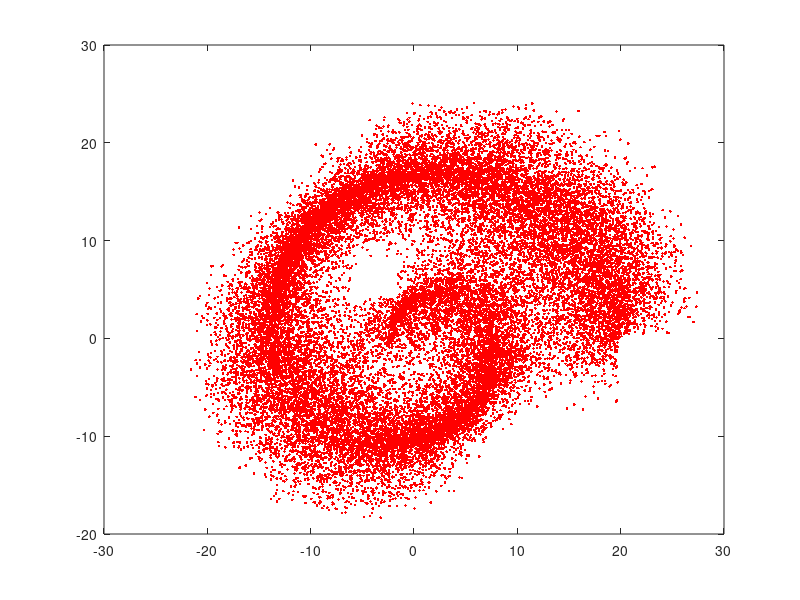

Write the MATLAB code that produced this figure. (Note: this script raises an error after producing the figure.)
clear all;
close all;
%%
%%%%%%%%%%%%%%%%%%%%%%%%%%%%%%%%%%%%%%%%%%%%%%%%%%%%%%%%%%%%%%%%%%%%%%%%%%%%%%%%
N = 30000;
NS = 1;
% spiral data set
theta = sqrt(rand(N,1)) * 3 * pi;
psi = 8 * (2 * rand(N,1) -1);
r_a = 2 * theta + 1;
pts = [];
for i = 0:NS-1;
data_a = [cos(pi - theta + 2 * pi * i / NS) .* r_a,...
          sin(pi - theta + 2 * pi * i / NS) .* r_a];
x_a = data_a + 1 * psi .* rand(N,2);
pts = [pts; x_a];
axis square;
axis tight;
end
plot(pts(:,1),pts(:,2),'r.')
%%
%%%%%%%%%%%%%%%%%%%%%%%%%%%%%%%%%%%%%%%%%%%%%%%%%%%%%%%%%%%%%%%%%%%%%%%%%%%%%%%%
tic
[T, I] = MEXsampletBasis(pts', 5, 10);
toc
Q = sparse(T(:,1), T(:,2), T(:,3));
clear T;
%%%%%%%%%%%%%%%%%%%%%%%%%%%%%%%%%%%%%%%%%%%%%%%%%%%%%%%%%%%%%%%%%%%%%%%%%%%%%%%%
Qerror = norm(Q * Q' - speye(size(Q)), 'fro') / norm(speye(size(Q)), 'fro')
%%
%%%%%%%%%%%%%%%%%%%%%%%%%%%%%%%%%%%%%%%%%%%%%%%%%%%%%%%%%%%%%%%%%%%%%%%%%%%%%%%
% clf
% colormap('parula')
% invI = I;
% invI(I) = [1:length(I)]'; 
% for i = 1:40
%     figure(1);
%     clf;
%     samplet = Q(i,invI);
%     scatter3(pts(:,1),pts(:,2),samplet, 2 * ones(size(samplet)),samplet)
%     view(-55,50)
%     axis([-22 28 -19 25 -0.06 0.06])
%     caxis([-0.06 0.06])
%     %axis tight
%     %axis off
%     %set(gca,'fontsize',20)
%     set(gca,'ZTick',[-0.06:0.03:0.06])
%     set(gca,'XTickLabel',[])
%     set(gca,'YTickLabel',[])
%     set(gca,'ZTickLabel',[])
%     saveas(gcf,sprintf('samplet%d.png', i-1),'png');
% end
%%
%%%%%%%%%%%%%%%%%%%%%%%%%%%%%%%%%%%%%%%%%%%%%%%%%%%%%%%%%%%%%%%%%%%%%%%%%%%%%%%%
sPts = pts(I, :);
tic
N = size(sPts,1);
K = zeros(N,N);
for i = 1:N
     K(:,i) = exp(-1/9 * sqrt(sum((sPts - ones(N,1) * sPts(i,:)).^2,2))); 
     %K(:,i) = exp(-0.5 * sum((sPts - ones(N,1) * sPts(i,:)).^2,2)); 
end
toc;
spy(abs(K)>5e-4);
pause
tic
KSigma = Q * K * Q';
KSigma(find(abs(KSigma)<5e-4)) = 0;
KSigma = sparse(KSigma);
KSigma = 0.5 * (KSigma + KSigma');
spy(KSigma)
toc
p = dissect(KSigma);
L = chol(KSigma(p,p)+speye(N,N),'lower');
plotPattern(KSigma, 1000, 'Kmat_2D.eps');
plotPattern(KSigma(p,p), 1000, 'KmatND_2D.eps');
plotPattern(L, 1000, 'Lmat_2D.eps');
% toc
% tic
% L = pivotedCholesky(K, 1e-8);
% toc
% LSigma = Q * L;
% LSigma(find(abs(LSigma)<1e-8)) = 0;
% figure(1)
% spy(KSigma)
% figure(2)
% spy(LSigma)
